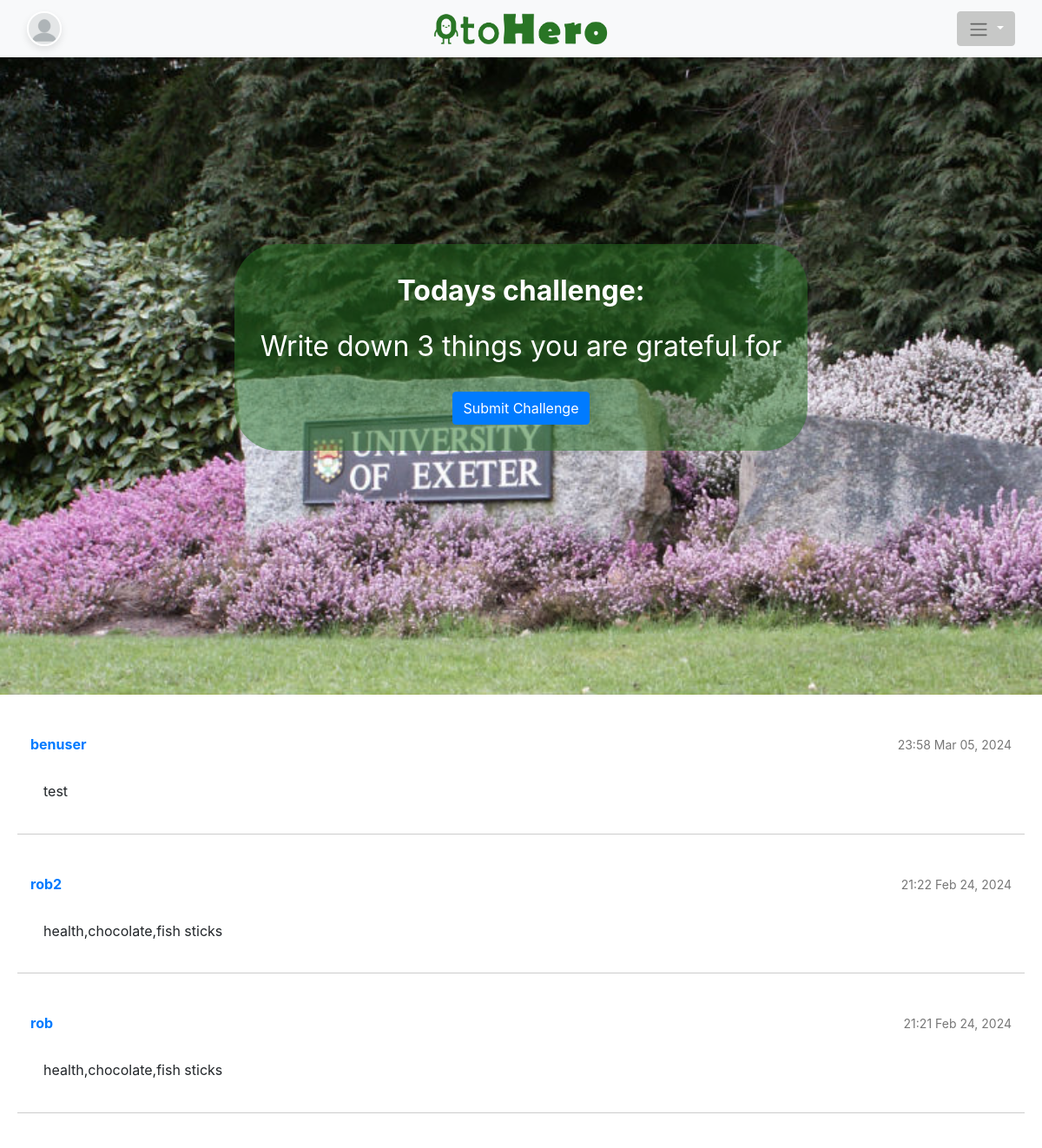
Page /project/home/ (signed in) on the earlier database version.
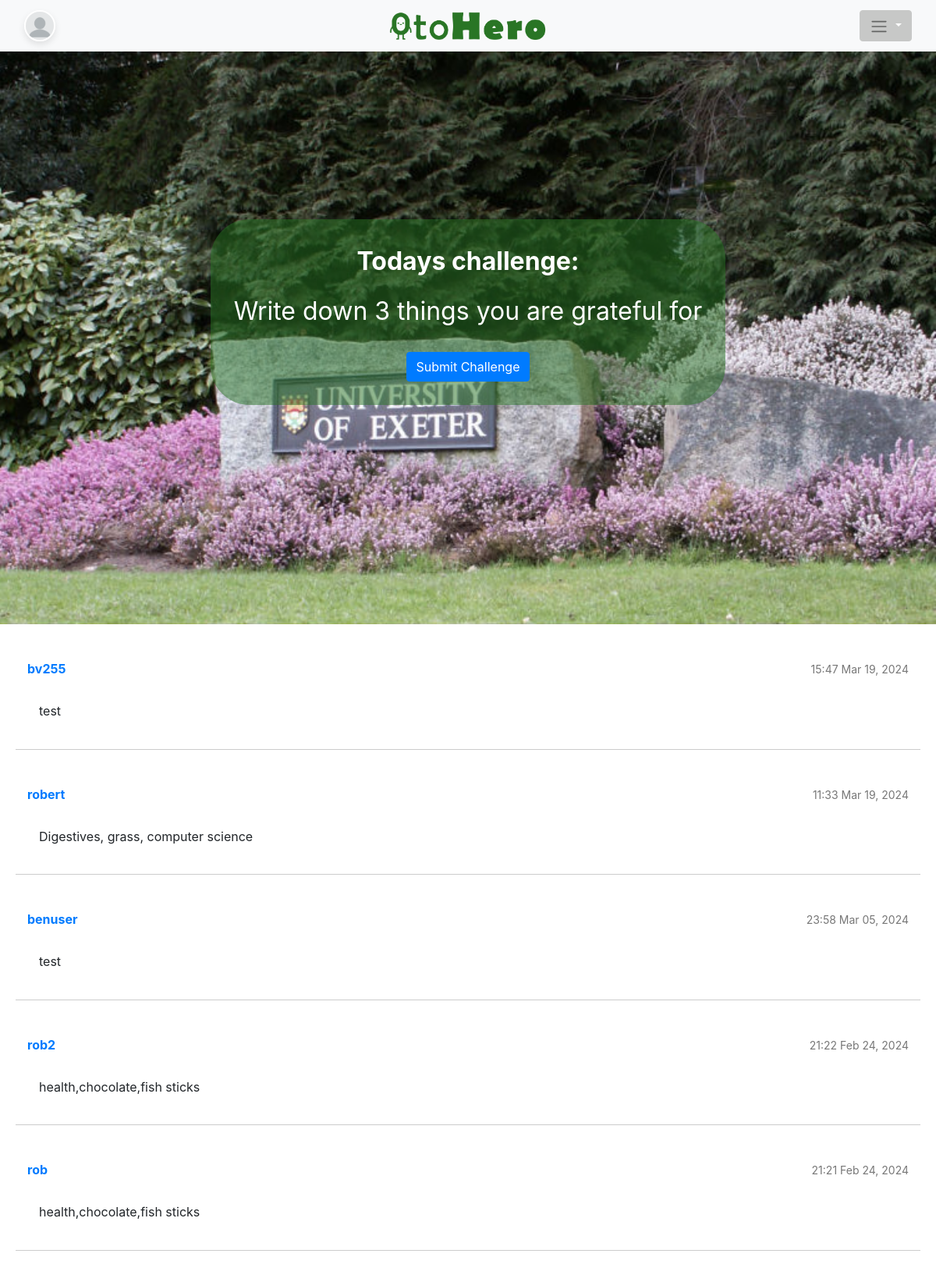
Same page on the later database version.
### project/models.py (models this page shows)
class CustomUser(AbstractUser):
    streak = models.PositiveIntegerField(default=0)
    best_streak =  models.PositiveIntegerField(default=0)
    coins = models.PositiveIntegerField(default=0)
    profile_picture = models.CharField(max_length=25, default="blank.jpeg")
    is_gamekeeper = models.BooleanField(default=False)

class UserChallenges(models.Model):
    user = models.ForeignKey(CustomUser, on_delete=models.CASCADE)  # Set these as composite primary keys
    daily_challenge = models.ForeignKey(DailyChallenge, on_delete=models.CASCADE)
    submitted = models.DateTimeField(default=now())
    completed = models.BooleanField(default=False)
    response = models.CharField(max_length=250)
    points = models.PositiveIntegerField(default=0)
    user_lat = models.DecimalField(max_digits=10, decimal_places=8, null=True)
    user_long = models.DecimalField(max_digits=11, decimal_places=8, null=True)

### project/views.py (the view)
# urls.py: path('home/', views.home, name='home'),
@login_required()
def home(request):
    todays_challenge = DailyChallenge.objects.all()[0]
    posts_for_todays_challenge = UserChallenges.objects.filter(
        daily_challenge=todays_challenge).order_by("-submitted")
    users_challenge = posts_for_todays_challenge.filter(user=request.user)
    context = {
        'daily_challenge': todays_challenge.challenge.title,
        'posts': [{
            'username': post.user.username,
            'created_at': post.submitted,
            'content': post.response
        } for post in posts_for_todays_challenge],
        'already_completed_challenge': True if users_challenge else False
    }
    return render(request, 'home.html', context)

### project/templates/project/home.html (shortened to what this page needs)
{% extends 'base.html' %}
{% load static %}
{% block content %}
<div class="challenge-section">
    <div class="background-image" style="background-image: url('{% static 'project/exeter_uni_campus.jpg' %}');"></div>
    <div class="content">
        <p>Todays challenge:</p>
        <p  style="font-weight: 400;">{{ daily_challenge|default:"Daily Challenge Sample Text" }}</p>
        <a href="{% url 'make_post' %}" class="btn btn-primary mt-2">Submit Challenge</a>
    </div>
</div>
<div class="posts-feed">
    {% for post in posts %}
    <div class="post">
        <div class="post-header">
            <a class="username" href="{% url 'profile' post.username %}">{{ post.username }}</a>
            <span class="post-date">{{ post.created_at|date:"H:i M d, Y" }}</span>
        </div>
        <div class="post-content">{{ post.content }}</div>
    </div>
    {% empty %}
    <p>No Posts!</p>
    {% endfor %}
</div>
{% endblock %}

### project/templates/project/navbar.html (shortened to what this page needs)
<nav class="navbar navbar-expand-lg navbar-light bg-light fixed-top">
  <div class="container-fluid d-flex justify-content-between">
    {% load static %}
    {% if request.user.is_authenticated %}
    <a class="navbar-brand" href="{% url 'profile' request.user.username %}">
      <img src="{% static 'project/'|add:request.user.profile_picture%}" alt="Profile" style="width: 40px; height: 40px; border-radius: 50%;">
    </a>
    {% endif %}
    <a class="navbar-logo mx-auto" href="{% url 'home' %}" style="position: absolute; left: 50%; transform: translateX(-50%);">
      <img src="{% static 'project/brand_logo.png' %}" alt="AppName" style="height: 40px;">
    </a>
    <div class="nav-item dropdown">
      <button class="btn btn-secondary dropdown-toggle" type="button" id="dropdownMenuButton" data-toggle="dropdown" aria-haspopup="true" aria-expanded="false">
          <span class="navbar-toggler-icon"></span>
      </button>
      </div>
    </div>
  </nav>

Differences in the rows shown:
added CustomUser: username "bv255"
added UserChallenges: created_at "15:47 Mar 19, 2024", content "test"
added UserChallenges: created_at "11:33 Mar 19, 2024", content "Digestives, grass, computer science"
Other differences:
new list line: "robert"
